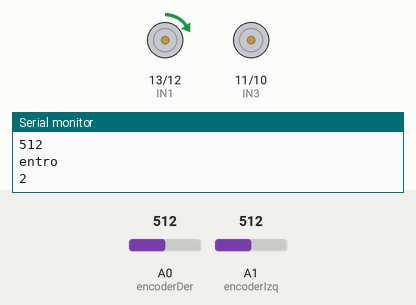
The sketch below on a simulated Arduino Uno, built with avr-gcc and run on an emulated ATmega328P. On the bench: motor-driver pin pairs drawn as motors (green arrow = first pin HIGH = forward, orange = second pin HIGH = backward, longer = more drive, scaled by the enable pin), the last lines printed to the serial monitor. The test bench sets the inputs (shaded band); at power-on: A0 (encoderDer) = 512, A1 (encoderIzq) = 512.

Above: at 1.2 s.
1.3 s: A0 (encoderDer) set to 290
At 2.6 s:
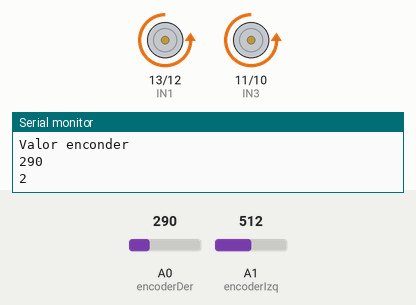
5.3 s: A0 (encoderDer) set to 306
At 8.7 s:
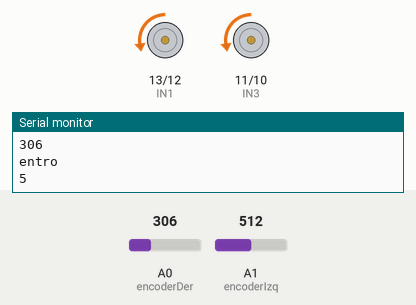
9.3 s: A1 (encoderIzq) set to 290
At 12.8 s:
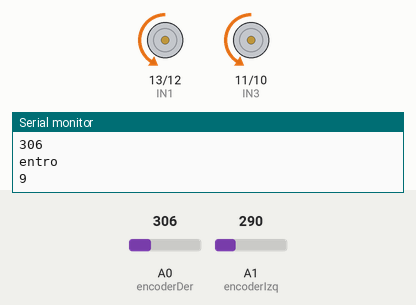
13.3 s: A1 (encoderIzq) set to 306
Timing chart, 0 to 30.5 s (numbered marks = the images above; inputs shaded):
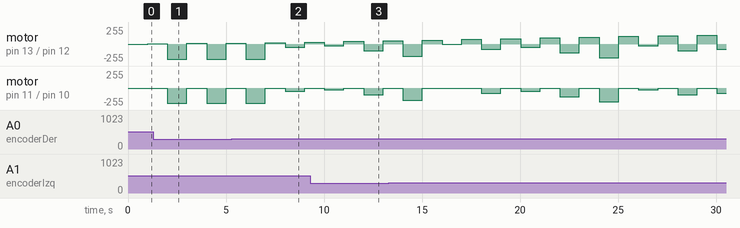

The sketch:

pruebaFinal.ino
```cpp
///Valores de los motores
// Motor A
int ENA = 6;
int IN1 = 13;
int IN2 = 12;

// Motor B
int ENB = 5;
int IN3 = 11;
int IN4 = 10;
int vel = 200;
int cmd_right,cmd_left;
// Direccion (1 adelante, -1 atras)
int dir_1 = 1;
int dir_2 = 1;

///Valores del encoder

int encoderDer = A0;
int encoderIzq = A1;
int counterEncDer = 0;
int counterEncIzq = 0;
unsigned long t0 = 0;

int encDerVal = 0;
int encIzqVal = 0;
int currVal = 0;

// Velocidad en encoder ticks/seg
double targetR = 0;
double targetL = 0;

// Cada cuanto revizar velocidad (en milis)
int sample_time = 250;


///Valores del PID
double kpr = .7;
double kir = .7;
double kdr = 0.15;

double kpl = .9;
double kil = .6;
double kdl = 0.1;

double err_r = 0;
double sum_err_r = 0;
double prev_err_r = 0;

double err_l = 0;
double sum_err_l = 0;
double prev_err_l = 0;

double pid_r = 0;
double pid_l = 0;

int out_r = 200;
int out_l = 0;

void setup()
{
 Serial.begin(9600) ;
 // Declaramos todos los pines como salidas
 pinMode (ENA, OUTPUT);
 pinMode (ENB, OUTPUT);
  pinMode(encoderDer, INPUT);
  encDerVal = analogRead(encoderDer);
  pinMode(encoderIzq, INPUT);
  encIzqVal = analogRead(encoderIzq);

  pinMode(IN2, OUTPUT);
  pinMode(IN1, OUTPUT);

  //analogWrite(IN2, 0);
  //analogWrite(IN1, 0);

  pinMode(IN3, OUTPUT);
  pinMode(IN4, OUTPUT);

  //analogWrite(IN3, 0);
  //analogWrite(IN4, 0);

  t0 = millis();

}

void loop()
{
  // Contar encoder derecho
  currVal = analogRead(encoderDer);
  Serial.println("Valor enconder");

  Serial.println(currVal);

  //if(encDerVal == HIGH){
    if(currVal >= 300){
      counterEncDer++;
        Serial.println("entro");

    }
//  }
  Serial.println(counterEncDer);

  encDerVal = currVal;

  // Contar encoder izquierdo
  currVal = analogRead(encoderIzq);
 // if(encIzqVal == HIGH){
    if(currVal >= 300){
      counterEncIzq++;
    }
  //}
  encIzqVal = currVal;
 //Adelante(vel);
  delay(1000);
  // Cada sample_time ms calcula velocidad y PID
  if(millis() >= t0 + sample_time){
    //PID
    // Error actual es target - velocidad en ticks/segundo
    err_r = targetR - (1000/sample_time)*counterEncDer*dir_1;
    err_l = targetL - (1000/sample_time)*counterEncIzq*dir_2;

    // Error integral
    sum_err_r += err_r;
    sum_err_l += err_l;

    // PID completo
    pid_r = err_r*kpr + (err_r - prev_err_r)*kdr + sum_err_r*kir;
    pid_l = err_l*kpl + (err_l - prev_err_l)*kdl + sum_err_l*kil;
    // Actualizar error previo
    prev_err_r = err_r;
    prev_err_l = err_l;

    // Ajustar salida
    out_r = min(abs(pid_r), 255);
    out_l = min(abs(pid_l), 255);
    // Por ahora, solo hay targets positivos.
    if (pid_r >= 0){
      analogWrite(ENA, out_r);
      analogWrite(IN1, 0);
      dir_1 = 1;
      Serial.println("Velocidad primer ciclo der");
      Serial.println(out_r*100);

      Adelante (out_r*100);

    }else{
      analogWrite(IN2, 0);
      analogWrite(ENA, out_r);
      dir_1 = -1;
      Atras (out_r);
       }
     // Por ahora, solo hay targets positivos
    if (pid_l >= 0){
      //Serial.println("Velocidad primer ciclo izq");
      analogWrite(ENB, out_l);
      analogWrite(IN4, 0);
      dir_2 = 1;
      Adelante (out_r*100);

    }else{
      analogWrite(IN3, 0);
      analogWrite(ENB, out_l);
      dir_2 = -1;
     // Serial.print(out_r);
    }

    // Volver a empezar tiempo para calcular velocidad
    t0 = millis();
  }

 //Adelante ();
 //delay(1000);

 //Derecha ();
 //delay(500);
 }
void Atras (int vel)
{
 //Direccion motor A
 digitalWrite (IN1, HIGH);
 digitalWrite (IN2, LOW);
 analogWrite (ENA, vel); //Velocidad motor A
 //Direccion motor B
 digitalWrite (IN3, HIGH);
 digitalWrite (IN4, LOW);
 analogWrite (ENB, vel); //Velocidad motor B

}
void Adelante (int vel)
{
 //Direccion motor A
 digitalWrite (IN1, LOW);
 digitalWrite (IN2, HIGH);
 analogWrite (ENA, vel); //Velocidad motor A
 //Direccion motor B
 digitalWrite (IN3, LOW);
 digitalWrite (IN4, HIGH);
 analogWrite (ENB, vel); //Velocidad motor B

}

void Derecha (int vel)
{
 //Direccion motor A
 digitalWrite (IN1, LOW);
 digitalWrite (IN2, HIGH);
 analogWrite (ENA, vel); //Velocidad motor A
 //Direccion motor B
 digitalWrite (IN3, HIGH);
 digitalWrite (IN4, LOW);
 analogWrite (ENB, vel); //Velocidad motor A
}
void Izquierda ()
{
 //Direccion motor A
 digitalWrite (IN1, HIGH);
 digitalWrite (IN2, LOW);
 analogWrite (ENA, vel); //Velocidad motor A
 //Direccion motor B
 digitalWrite (IN3, LOW);
 digitalWrite (IN4, HIGH);
 analogWrite (ENB, vel); //Velocidad motor A
}
```
